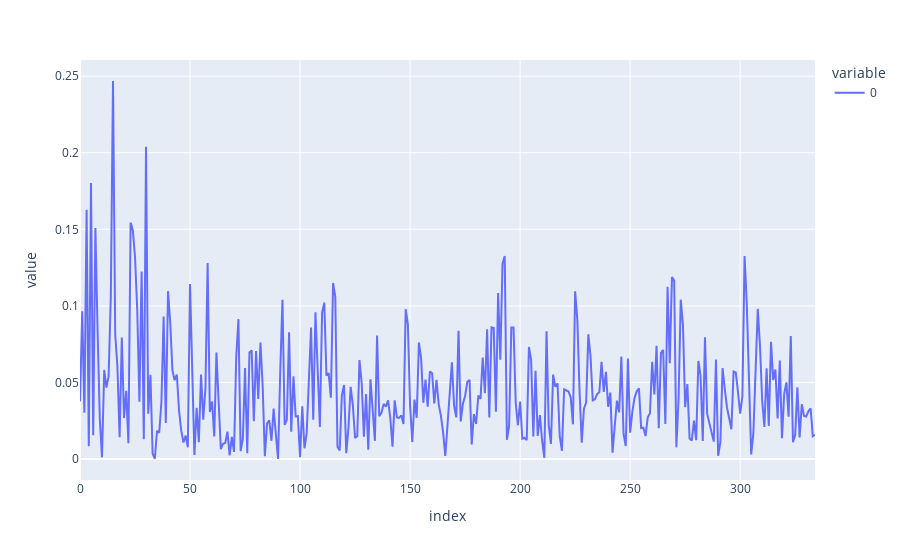

The code cell stored with this chart in its notebook:
### Markdown cell above
### Loss Curve Plot

### Code cell
px.line(train_losses[50:])

### Figure 1 — Plotly figure (JSON) as saved in the notebook; plotly's stock layout.template omitted (floating-point values rounded to 4 significant figures; data arrays with more than 128 entries replaced by an {"elided": "..."} marker saying what was removed)
{"data": [{"hovertemplate": "variable=0<br>index=%{x}<br>value=%{y}<extra></extra>", "legendgroup": "0", "line": {"color": "#636efa", "dash": "solid"}, "marker": {"symbol": "circle"}, "mode": "lines", "name": "0", "orientation": "v", "showlegend": true, "type": "scatter", "x": {"elided": "335 int values"}, "xaxis": "x", "y": {"elided": "335 float values"}, "yaxis": "y"}], "layout": {"legend": {"title": {"text": "variable"}, "tracegroupgap": 0}, "margin": {"t": 60}, "xaxis": {"anchor": "y", "domain": [0, 1], "title": {"text": "index"}}, "yaxis": {"anchor": "x", "domain": [0, 1], "title": {"text": "value"}}}}
